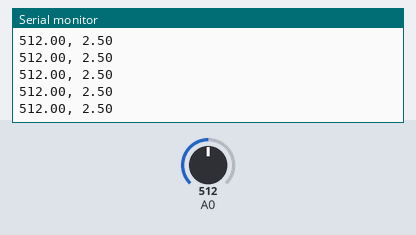
The sketch below on a simulated Arduino Uno, built with avr-gcc and run on an emulated ATmega328P. Shown: the last lines printed to the serial monitor. Inputs (shaded band) come from the test bench; at power-on: A0 = 512.

Above: at 1.2 s.
1.3 s: A0 set to 716
At 1.32 s:
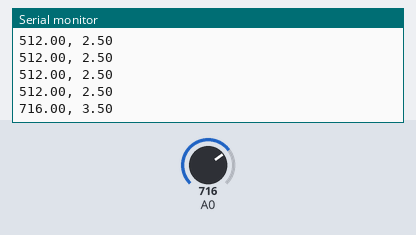
2.8 s: A0 set to 900
At 2.83 s:
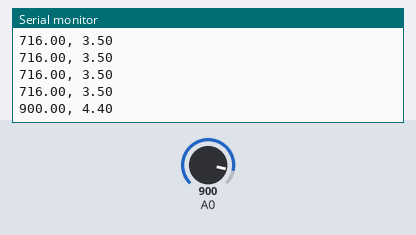
Timing chart, 0 to 5.8 s (numbered marks = the images above; inputs shaded):
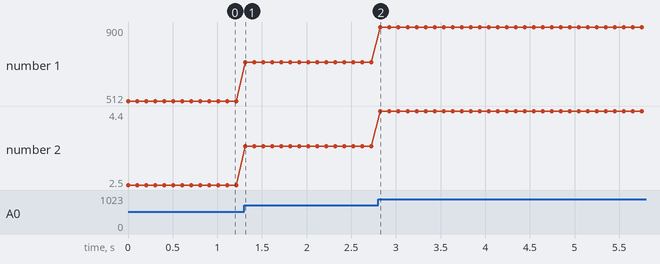

Measured:
- after the input at 1.3 s, the serial monitor: prints a new line at once (image 1)
- after the input at 2.8 s, the serial monitor: prints a new line at once (image 2)
- plotted number 1: 512 → 716 after the input at 1.3 s, 716 → 900 after the input at 2.8 s
- plotted number 2: 2.5 → 3.5 after the input at 1.3 s, 3.5 → 4.4 after the input at 2.8 s

The sketch:

Muscle_Project.ino
```cpp
// Code copied from github under Myoware_MuscleSensor / Example code / ReadAnalogVoltage
void setup() {
  // put your setup code here, to run once:
Serial.begin(9600);
}

void loop() {
  // reads the input on analog pin 0:
  float sensorValue = analogRead(A0);
  // Converts the analog reading (which goes from 0 - 1023) to a voltage (0 - 5V):
  float voltage = sensorValue * (5./ 1023.);
  // prints out the analog value and voltage:
  Serial.print(sensorValue);
  Serial.print(", ");
  Serial.println(voltage);
  delay(100);
}
```
